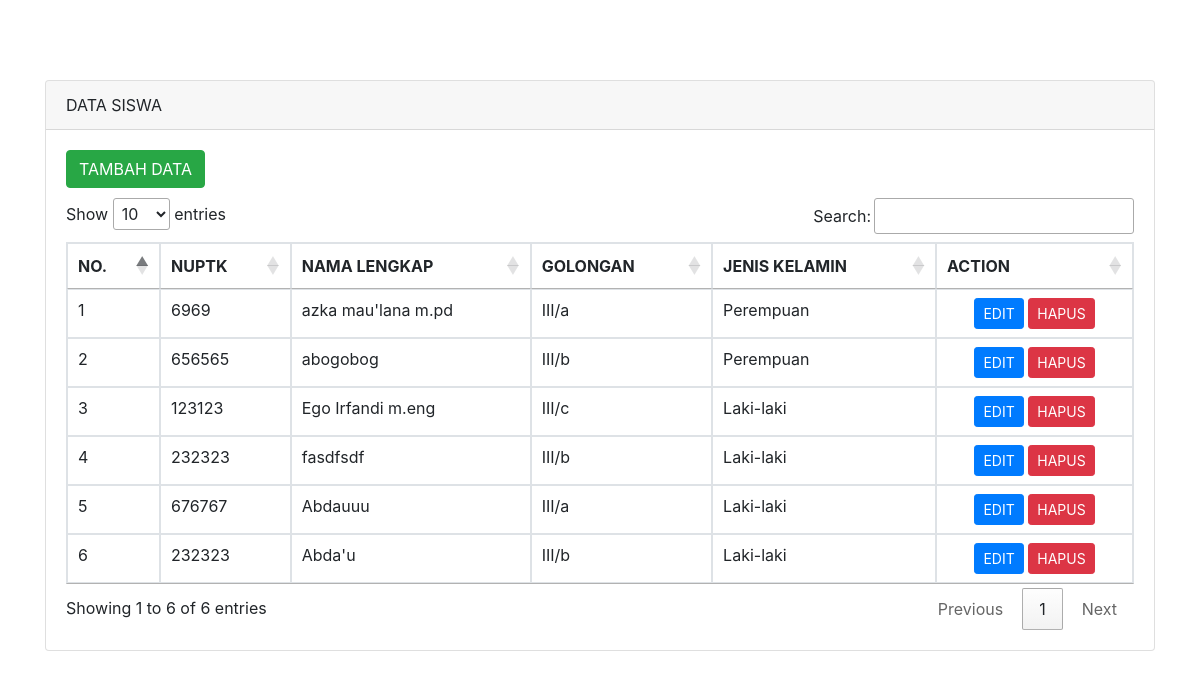
The page / on the database its author committed.
### tables this page shows
CREATE TABLE IF NOT EXISTS tbl_guru (
    idguru INT NOT NULL AUTO_INCREMENT,
    nuptk CHAR(10) NOT NULL,
    nama VARCHAR(50) DEFAULT NULL,
    golongan CHAR(10) DEFAULT NULL,
    jenis_kelamin ENUM('L', 'P') DEFAULT NULL,
    PRIMARY KEY (idguru)
);

### index.php (the view, shortened to what this page needs)
<!doctype html>
<html lang="en">
  <head>
    <link rel="stylesheet" href="https://stackpath.bootstrapcdn.com/bootstrap/4.4.1/css/bootstrap.min.css">
    <link rel="stylesheet" href="//cdn.datatables.net/1.10.20/css/jquery.dataTables.min.css">
  </head>
  <body>
    <div class="container" style="margin-top: 80px">
      <div class="row">
        <div class="col-md-12">
          <div class="card">
            <div class="card-header">
              DATA SISWA
            </div>
            <div class="card-body">
              <a href="tambah_guru.php" class="btn btn-md btn-success" style="margin-bottom: 10px">TAMBAH DATA</a>
              <table class="table table-bordered" id="myTable">
                <thead>
                  <tr>
                    <th scope="col">NO.</th>
                    <th scope="col">NUPTK</th>
                    <th scope="col">NAMA LENGKAP</th>
                    <th scope="col">GOLONGAN</th>
                    <th scope="col">JENIS KELAMIN</th>
                    <th scope="col">ACTION</th>
                  </tr>
                </thead>
                <tbody>
                  <?php
                      include('App/db/koneksi.php');
                      $i = 1;
                      $query = mysqli_query($connection,"SELECT * FROM tbl_guru");
                      while($row = mysqli_fetch_array($query)):
                  ?>
                  <tr>
                      <td><?= $i++ ?></td>
                      <td><?= $row['nuptk'] ?></td>
                      <td><?= $row['nama'] ?></td>
                      <td><?= $row['golongan'] ?></td>
                      <td><?=  $row['jenis_kelamin'] == 'L' ? "Laki-laki" : "Perempuan" ; ?></td>
                      <td class="text-center">
                        <a href="edit_guru.php?id=<?= $row['idguru']?>" class="btn btn-sm btn-primary">EDIT</a>
                        <a href="App/hapus_guru.php?id=<?= $row['idguru']?>" class="btn btn-sm btn-danger">HAPUS</a>
                      </td>
                  </tr>
                <?php endwhile ?>
                </tbody>
              </table>
            </div>
          </div>
      </div>
    </div>
  </body>
</html>

### rows shown on the page
tbl_guru: nuptk "6969", nama "azka mau'lana m.pd", golongan "III/a", jenis_kelamin "Perempuan"
tbl_guru: nuptk "656565", nama "abogobog", golongan "III/b", jenis_kelamin "Perempuan"
tbl_guru: nuptk "123123", nama "Ego Irfandi m.eng", golongan "III/c", jenis_kelamin "Laki-laki"
tbl_guru: nuptk "232323", nama "fasdfsdf", golongan "III/b", jenis_kelamin "Laki-laki"
tbl_guru: nuptk "676767", nama "Abdauuu", golongan "III/a", jenis_kelamin "Laki-laki"
tbl_guru: nuptk "232323", nama "Abda'u", golongan "III/b", jenis_kelamin "Laki-laki"
